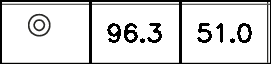
#> input picture Src/OCR_Classification_Model/post_annotator/location_coaxiality_10.png, 271 x 64 px; its folder holds only this picture in this run
$ python -i annotation.py   (imports and definitions only)
#> lines starting #> are read from the running program, lines starting #| are printed output that depends on the picture; after the words box and inside, x2 and y2 are one past the last pixel; in counts of white or black regions, pixels touching at a corner belong together
import cv2
import os
import numpy as np

def create_yolo_annotation(x, y, w, h, img_width, img_height):
    center_x = (x + w / 2) / img_width
    center_y = (y + h / 2) / img_height
    width = w / img_width
    height = h / img_height
    return f"0 {center_x:.6f} {center_y:.6f} {width:.6f} {height:.6f}"

def extract_and_annotate_symbol(image_path, output_dir):
#> called with output_dir = 'out.png'
    img = cv2.imread(image_path)
#> img is the input picture: shape (64, 271, 3); mean B, G, R 215.8, 215.9, 215.9
    if img is None:
        raise ValueError(f"Image not found: {image_path}")

    height, width = img.shape[:2]
#> height = 64; width = 271
    box_width = width // 3
#> box_width = 90

    # Focus only on the first third
    symbol_region = img[0:height, 0:box_width]
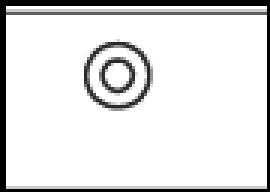
#> symbol_region: shape (64, 90, 3) (shown 3 times larger); mean B, G, R 224.7, 224.8, 224.8

    gray = cv2.cvtColor(symbol_region, cv2.COLOR_BGR2GRAY)
    _, binary = cv2.threshold(gray, 240, 255, cv2.THRESH_BINARY_INV)
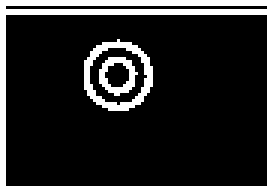
#> binary: shape (64, 90) (shown 3 times larger); 16.6% white; 3 white regions, box (x1, y1, x2, y2) and area: (0, 0, 90, 64) 714, (28, 13, 51, 37) 166, (33, 19, 46, 32) 77

    kernel = cv2.getStructuringElement(cv2.MORPH_RECT, (3,3))
    morphed = cv2.morphologyEx(binary, cv2.MORPH_CLOSE, kernel, iterations=1)
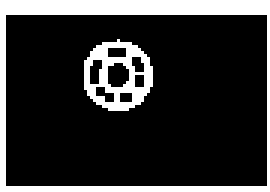
#> morphed: shape (64, 90) (shown 3 times larger); 18.9% white; 2 white regions, box (x1, y1, x2, y2) and area: (0, 0, 90, 64) 801, (28, 13, 51, 37) 287

    contours, _ = cv2.findContours(morphed, cv2.RETR_EXTERNAL, cv2.CHAIN_APPROX_SIMPLE)
#> contours = [[[0, 0], [0, 63], [89, 63], [89, 0]]]

    possible_symbols = []
    for cnt in contours:
        x, y, w, h = cv2.boundingRect(cnt)
        if w > 5 and h > 5:  # Filter tiny noise
            possible_symbols.append((x, y, w, h))
#> this loop made 1 pass
#> (cnt, x, y, w, h) on pass 1: ([[0, 0], [0, 63], [89, 63], [89, 0]], 0, 0, 90, 64)
#> after the loop, possible_symbols = [(0, 0, 90, 64)]

    if not possible_symbols:
        raise ValueError("No symbol found!")

    possible_symbols = sorted(possible_symbols, key=lambda b: b[0])

    x, y, w, h = possible_symbols[0]

    # Coordinates relative to the full image
    full_x = x
#> full_x = 0
    full_y = y
#> full_y = 0
    full_w = w
#> full_w = 90
    full_h = h
#> full_h = 64

    # Create output directory if it doesn't exist
    os.makedirs(output_dir, exist_ok=True)

    # Save YOLO annotation file
    base_filename = os.path.basename(image_path)
    name, ext = os.path.splitext(base_filename)
    yolo_annotation = create_yolo_annotation(full_x, full_y, full_w, full_h, width, height)
#> in create_yolo_annotation, `center_x = (x + w / 2) / img_width`: center_x = 0.166
#> in create_yolo_annotation, `center_y = (y + h / 2) / img_height`: center_y = 0.5
#> in create_yolo_annotation, `width = w / img_width`: width = 0.332
#> in create_yolo_annotation, `height = h / img_height`: height = 1
#> yolo_annotation = '0 0.166052 0.500000 0.332103 1.000000'

    annotation_path = os.path.join(os.path.dirname(image_path), f"{name}.txt")
    with open(annotation_path, "w") as f:
        f.write(yolo_annotation)

    print(f"Saved YOLO annotation for {base_filename} at {annotation_path}")

    # Optional: Save a verification image (draw bounding box)
    verify_img = img.copy()
    cv2.rectangle(verify_img, (full_x, full_y), (full_x+full_w, full_y+full_h), (0,255,0), 2)
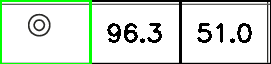
#> verify_img: shape (64, 271, 3); 3.35% of pixels changed, all inside (x1, y1, x2, y2) = (0, 0, 92, 64)
    verify_path = os.path.join(output_dir, f"{name}_verify{ext}")
    cv2.imwrite(verify_path, verify_img)


def batch_extract_symbols(input_folder, output_folder):
    for filename in os.listdir(input_folder):
        file_path = os.path.join(input_folder, filename)
        if os.path.isfile(file_path) and filename.lower().endswith(('.png', '.jpg', '.jpeg', '.bmp', '.tiff')):
            extract_and_annotate_symbol(file_path, output_folder)

# [5 lines not run here, left out]

>>> result = extract_and_annotate_symbol('../post_annotator/location_coaxiality_10.png', 'out.png')

$ run again, on Src/OCR_Classification_Model/post_annotator/location_coaxiality_6.png
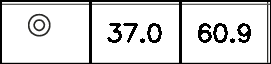
#> input picture Src/OCR_Classification_Model/post_annotator/location_coaxiality_6.png, 271 x 64 px
#> in extract_and_annotate_symbol, img is the input picture: shape (64, 271, 3); mean B, G, R 215.4, 215.5, 215.5
#> binary: shape (64, 90); 16.6% white; 3 white regions, box (x1, y1, x2, y2) and area: (0, 0, 90, 64) 714, (28, 13, 51, 37) 166, (33, 19, 46, 32) 77
#> morphed: shape (64, 90); 18.9% white; 2 white regions, box (x1, y1, x2, y2) and area: (0, 0, 90, 64) 801, (28, 13, 51, 37) 287
#> contours = [[[0, 0], [0, 63], [89, 63], [89, 0]]]
#> the loop in extract_and_annotate_symbol, `for cnt in contours:` made 1 pass
#> (cnt, x, y, w, h) on pass 1: ([[0, 0], [0, 63], [89, 63], [89, 0]], 0, 0, 90, 64)
#> after the loop in extract_and_annotate_symbol, `for cnt in contours:`: possible_symbols = [(0, 0, 90, 64)]
#> full_x = 0
#> full_w = 90
#> full_h = 64
#> center_x = 0.166
#> center_y = 0.5
#> in create_yolo_annotation, `width = w / img_width`: width = 0.332
#> in create_yolo_annotation, `height = h / img_height`: height = 1
#> yolo_annotation = '0 0.166052 0.500000 0.332103 1.000000'
#> in extract_and_annotate_symbol, `cv2.rectangle(verify_img, (full_x, full_y), (full_x+full_w, full_y+ful..`:
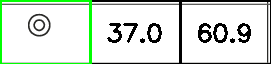
#> verify_img: shape (64, 271, 3); 3.35% of pixels changed, all inside (x1, y1, x2, y2) = (0, 0, 92, 64)
